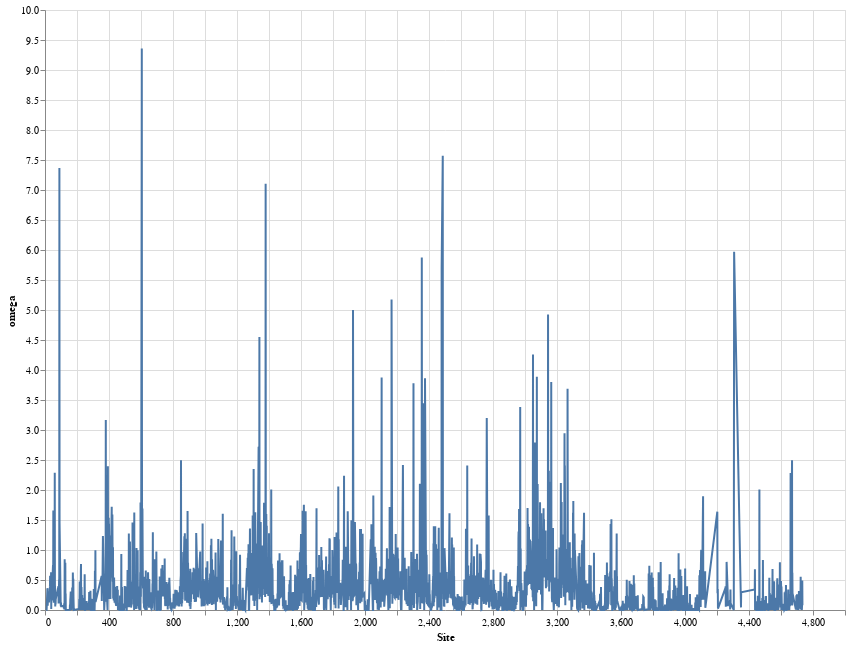

Notebook code for this chart:
### Code cell
source = df[df["omega"] < 10]
#source = df

line = alt.Chart(source).mark_line().encode(
    x='Site',
    y='omega', 
).properties(
    width=800,
    height=600)

line

### Figure 1 — Vega-Lite specification as saved in the notebook (floating-point values rounded to 4 significant figures; data arrays with more than 128 entries replaced by an {"elided": "..."} marker saying what was removed)
{"config": {"view": {"continuousWidth": 400, "continuousHeight": 300}}, "data": {"name": "data-95d7123abcaae443ce1366db049813b2"}, "mark": "line", "encoding": {"x": {"type": "quantitative", "field": "Site"}, "y": {"type": "quantitative", "field": "omega"}}, "height": 600, "width": 800, "$schema": "https://vega.github.io/schema/vega-lite/v4.8.1.json", "datasets": {"data-95d7123abcaae443ce1366db049813b2": {"elided": "3573 records"}}}
